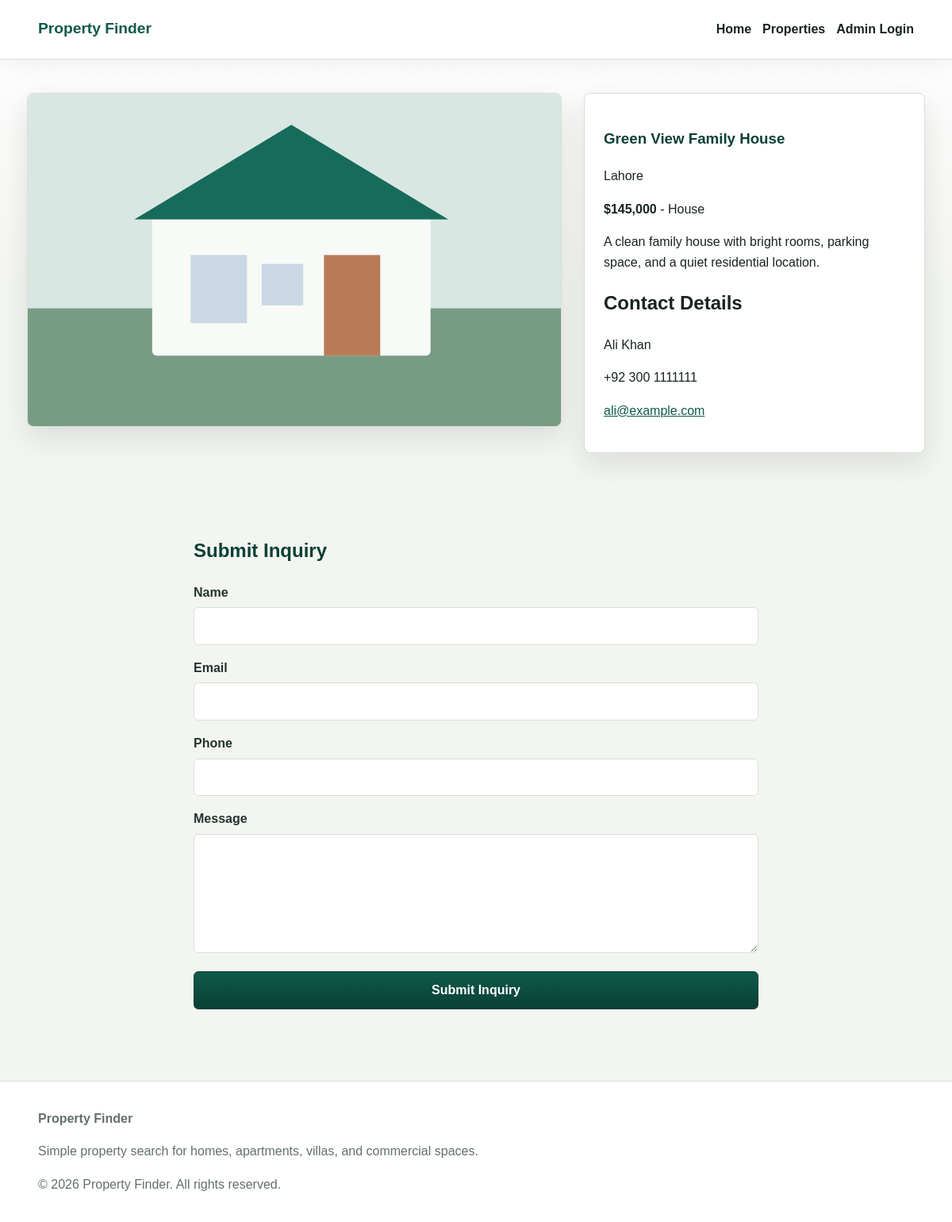
The page /property-details.php?id=1 on the database its author committed.
### tables this page shows
CREATE TABLE properties (
    id INT UNSIGNED AUTO_INCREMENT PRIMARY KEY,
    title VARCHAR(150) NOT NULL,
    location VARCHAR(150) NOT NULL,
    price DECIMAL(12, 2) NOT NULL,
    property_type ENUM('House', 'Apartment', 'Villa', 'Commercial') NOT NULL,
    description TEXT NOT NULL,
    image VARCHAR(255) NOT NULL,
    contact_name VARCHAR(150) NOT NULL,
    contact_phone VARCHAR(50) NOT NULL,
    contact_email VARCHAR(150) NOT NULL,
    created_at TIMESTAMP DEFAULT CURRENT_TIMESTAMP
);

### config/database.php (called while the page is built, shortened)
<?php
function e(?string $value): string
{
    return htmlspecialchars((string) $value, ENT_QUOTES, 'UTF-8');
}
function money(string|int|float $value): string
{
    return '$' . number_format((float) $value, 0);
}

### property-details.php (the view, shortened to what this page needs)
<?php
require_once __DIR__ . '/config/database.php';
$id = filter_input(INPUT_GET, 'id', FILTER_VALIDATE_INT);
$stmt = $pdo->prepare('SELECT * FROM properties WHERE id = :id');
$stmt->execute(['id' => $id]);
$property = $stmt->fetch();
require_once __DIR__ . '/includes/header.php';
?>
<section class="section details-layout">
    <div>
        <img class="details-image" src="<?= e($property['image']) ?>" alt="<?= e($property['title']) ?>">
    </div>
    <article class="details-panel">
        <h1><?= e($property['title']) ?></h1>
        <p><?= e($property['location']) ?></p>
        <p><strong><?= money($property['price']) ?></strong> - <?= e($property['property_type']) ?></p>
        <p><?= nl2br(e($property['description'])) ?></p>
        <h2>Contact Details</h2>
        <p><?= e($property['contact_name']) ?></p>
        <p><?= e($property['contact_phone']) ?></p>
        <p><a href="mailto:<?= e($property['contact_email']) ?>"><?= e($property['contact_email']) ?></a></p>
    </article>
</section>
<section class="section narrow">
    <h2>Submit Inquiry</h2>
    <form class="stack-form js-inquiry-form" method="post" novalidate>
        <div>
            <label for="name">Name</label>
            <input type="text" id="name" name="name" required>
        </div>
        <div>
            <label for="email">Email</label>
            <input type="email" id="email" name="email" required>
        </div>
        <div>
            <label for="phone">Phone</label>
            <input type="tel" id="phone" name="phone" required>
        </div>
        <div>
            <label for="message">Message</label>
            <textarea id="message" name="message" rows="5" required></textarea>
        </div>
        <button class="button" type="submit">Submit Inquiry</button>
    </form>
</section>
<?php require_once __DIR__ . '/includes/footer.php'; ?>

### assets/css/style.css (style rules this page uses)
:root { --bg: #f3f5f1; --surface: #ffffff; --surface-soft: #fbf7ef; --text: #18231f; --muted: #64706a; --primary: #0f5a4a; --primary-dark: #0a4035; --accent: #c98f3d; --accent-dark: #9f6b25; --border: #d9dfd8; --danger: #b42318; --success: #137333; --shadow: 0 14px 34px rgba(24, 35, 31, 0.11); }
* { box-sizing: border-box; }
body { margin: 0; background: linear-gradient(180deg, #ffffff 0, var(--bg) 360px), var(--bg); color: var(--text); font-family: Arial, Helvetica, sans-serif; line-height: 1.6; }
a { color: var(--primary); }
img { display: block; max-width: 100%; }
.section { max-width: 1180px; margin: 0 auto; padding: 42px clamp(16px, 4vw, 24px); }
.narrow { max-width: 760px; }
label { display: block; color: #25342f; font-weight: 700; margin-bottom: 6px; }
input, select, textarea { border: 1px solid var(--border); border-radius: 6px; color: var(--text); font: inherit; background: #ffffff; padding: 10px 12px; width: 100%; }
textarea { resize: vertical; }
.button { align-self: end; background: linear-gradient(180deg, var(--primary), var(--primary-dark)); border: 1px solid var(--primary-dark); border-radius: 6px; color: #ffffff; cursor: pointer; display: inline-block; font: inherit; font-weight: 700; padding: 10px 16px; text-align: center; text-decoration: none; }
.details-layout { display: grid; gap: 28px; grid-template-columns: minmax(0, 1fr) minmax(280px, 430px); }
.details-image, .details-panel, .login-box { background: var(--surface); border: 1px solid var(--border); border-radius: 8px; box-shadow: var(--shadow); }
.details-image { aspect-ratio: 16 / 10; object-fit: cover; width: 100%; }
.details-panel, .login-box { padding: 24px; }
.details-panel h1, .login-box h1, .section-heading h1, .section-heading h2, .admin-heading h1, .narrow h1, .narrow h2 { color: var(--primary-dark); }
.stack-form { display: grid; gap: 16px; }

### rows shown on the page
properties: image (picture), title "Green View Family House", location "Lahore", price "$145,000", property_type "House", description "A clean family house with bright rooms, parking space, and a quiet residential location.", contact_name "Ali Khan", contact_phone "+92 300 1111111", contact_email "ali@example.com"
